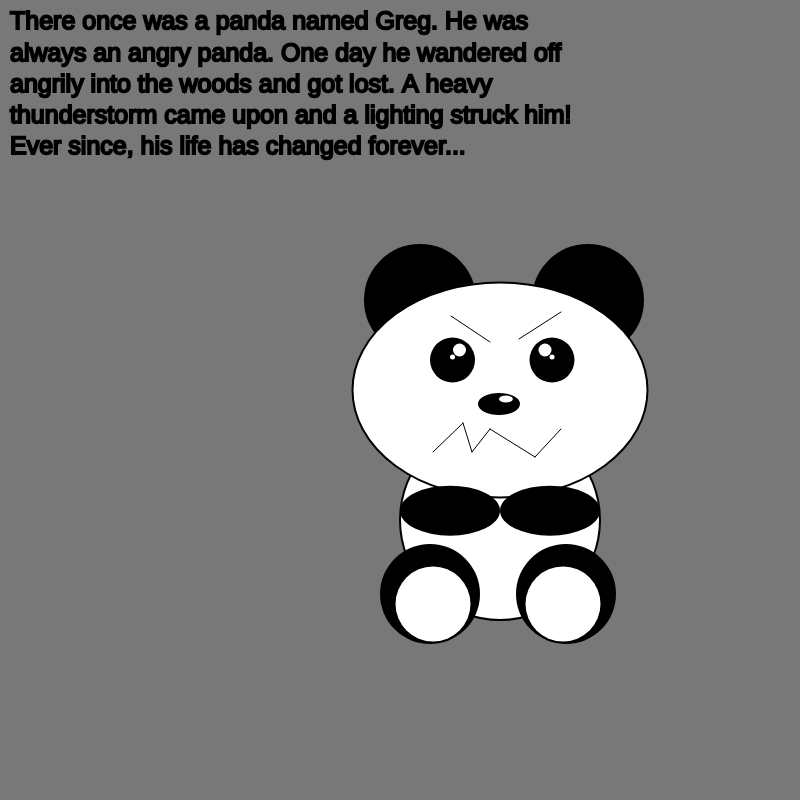
Frame 1 (no input)
Frame 60 (no input): identical to frame 1, image omitted
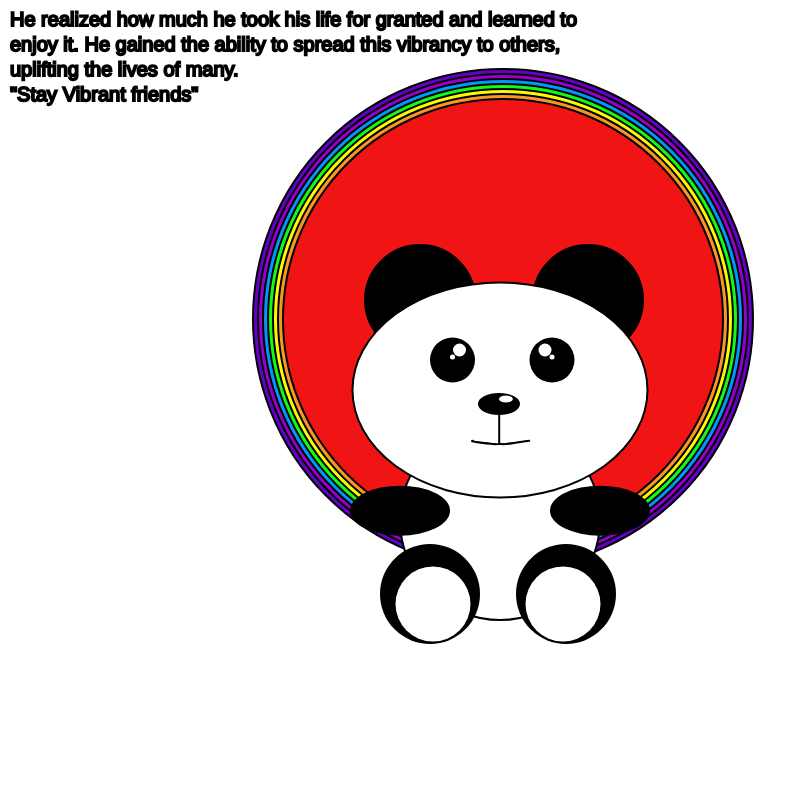
Frame 120 (the mouse pressed at the canvas centre since frame 60)

The p5.js sketch that drew these frames (run headless with seeded random() and noise() and a simulated clock; from frame 60 on, the mouse is pressed at the canvas centre):

// p5.js sketch
// ── sketch.js
var drops = [];
var axisY = 1;
var axisX = 0;
var c1, c2;

function setup() {
  createCanvas(800, 800, P2D);
  for (var i = 0; i < 400; i++) {
    drops[i] = new Drop();
  }
  c1 = color(30, 30, 50);
  c2 = color(0, 150);
}

//Create thunderbolts
setInterval(thunder, 3500);

function thunder() {
  stroke(255, 255, 180, 150);
  strokeWeight(random(1, 4));
  noFill();
  frameRate(12);
  beginShape();
  vertex(random(0, width), 0);
  vertex(random(0, width), height / 10);
  vertex(random(0, width), height / 8);
  vertex(random(0, width), height / 6);
  vertex(random(0, width), height / 4);
  vertex(width / 2 + 100, height / 2);
  endShape();
}

function Drop() {
  //display drops
  this.x = random(0, width);
  this.y = random(-10, height);
  this.d = 2;
  this.h = random(2, 10);
  this.col = map(this.h, 2, 10, 100, 255);

  this.show = function() {
    noStroke();
    fill(this.col, 100);
    ellipse(this.x, this.y, this.d, this.h);
  }

  //move object
  this.vel = 0;
  this.grv = map(this.h, 2, 10, 3, 10);
  this.off = map(this.h, 2, 10, height / 2, height);

  this.move = function() {
    this.y += this.vel;
    this.vel = this.grv;
    if (this.y > this.off) {
      this.y = -10;
    }
  }
}

function draw() {
  // put drawing code here
  background(120)
  strokeWeight(2);
  stroke(0);

  if (mouseIsPressed) {
    // this is the "pressed" state
    background(255)

    textSize(20)
    let s = 'He realized how much he took his life for granted and learned to enjoy it. He gained the ability to spread this vibrancy to others, uplifting the lives of many.                                                                    "Stay Vibrant friends"';
    fill(0);
    text(s, 10, 10, 600, 150);

    X = mouseY - 100

    //violet
    fill(100, 0, 200, X)
    ellipse(503, 319, 500, 500)
    //indigo
    fill(150, 0, 200, X)
    ellipse(503, 319, 490, 490)
    //blue
    fill(0, 150, 250, X)
    ellipse(503, 319, 480, 480)
    //green
    fill(20, 250, 20, X)
    ellipse(503, 319, 470, 470)
    //yellow
    fill(250, 250, 0, X)
    ellipse(503, 319, 460, 460)
    //orange
    fill(250, 150, 40, X)
    ellipse(503, 319, 450, 450)
    //red
    fill(240, 20, 20, X)
    ellipse(503, 319, 440, 440)

    fill(0);
    ellipse(588, 300, 110, 110);

    fill(0);
    ellipse(420, 300, 110, 110);
    //body
    fill(255);
    ellipse(500, 520, 200, 200);
    //head
    fill(255);
    ellipse(500, 390, 295, 215);

    fill(0);
    ellipse(499, 404, 40, 20);

    line(499.20001220703125, 413.73333740234375, 499.20001220703125, 443.73333740234375)

    curve(482.20001220703125, 428.73333740234375, 499.20001220703125, 443.73333740234375, 529.2000122070312, 440.73333740234375, 547.2000122070312, 441.73333740234375)

    curve(482.20001220703125, 428.73333740234375, 499.20001220703125, 443.73333740234375, 473.2000122070312, 440.73333740234375, 547.2000122070312, 441.73333740234375)

    //eyes
    fill(0);
    strokeWeight(1);

    fill(255);
    ellipse(506, 399, 15, 8);

    noStroke();
    fill(255);
    ellipse(450, 362, 58, 58);

    fill(255);
    ellipse(555, 362, 58, 58);

    fill(0);
    ellipse(452.5, 360, 45, 45);

    fill(0);
    ellipse(552, 360, 45, 45);

    fill(255);
    ellipse(459.5, 350, 13, 13);

    fill(255);
    ellipse(545, 350, 13, 13);

    fill(255);
    ellipse(452.5, 357, 5, 5);

    fill(255);
    ellipse(552, 357, 5, 5);

    //arms
    fill(0);
    ellipse(400, 510.6285705566406, 100, 50);

    fill(0);
    ellipse(600, 510.6285705566406, 100, 50);
    //feet black
    fill(0);
    ellipse(566, 594, 100, 100);

    fill(0);
    ellipse(430, 594, 100, 100);
    //feet white
    fill(255);
    ellipse(563, 604, 75, 75);

    fill(255);
    ellipse(433, 604, 75, 75);


  } else {
    //non-pressed state
    textSize(25)
    let s = 'There once was a panda named Greg. He was always an angry panda. One day he wandered off angrily into the woods and got lost. A heavy thunderstorm came upon and a lighting struck him! Ever since, his life has changed forever...';
    fill(0);
    text(s, 10, 10, 600, 300);

    //ears
    fill(0);
    ellipse(588, 300, 110, 110);

    fill(0);
    ellipse(420, 300, 110, 110);
    //body
    fill(255);
    ellipse(500, 520, 200, 200);
    //head
    fill(255);
    ellipse(500, 390, 295, 215);

    fill(0);
    ellipse(499, 404, 40, 20);

    //eyes
    fill(0);
    strokeWeight(1);

    fill(255);
    ellipse(506, 399, 15, 8);

    line(561, 312, 519, 339)

    line(451, 316, 490, 342)

    line(433, 452, 463, 423)

    line(463, 423, 472, 452)

    line(472, 452, 490, 429)

    line(490, 429, 535, 457)

    line(535, 457, 561, 429)

    noStroke();
    fill(255);
    ellipse(450, 362, 58, 58);

    fill(255);
    ellipse(555, 362, 58, 58);

    fill(0);
    ellipse(452.5, 360, 45, 45);

    fill(0);
    ellipse(552, 360, 45, 45);

    fill(255);
    ellipse(459.5, 350, 13, 13);

    fill(255);
    ellipse(545, 350, 13, 13);

    fill(255);
    ellipse(452.5, 357, 5, 5);

    fill(255);
    ellipse(552, 357, 5, 5);

    //arms
    fill(0);
    ellipse(450, 510.6285705566406, 100, 50);

    fill(0);
    ellipse(550, 510.6285705566406, 100, 50);
    //feet black
    fill(0);
    ellipse(566, 594, 100, 100);

    fill(0);
    ellipse(430, 594, 100, 100);
    //feet white
    fill(255);
    ellipse(563, 604, 75, 75);

    fill(255);
    ellipse(433, 604, 75, 75);

  }

}

function mousePressed() {
  console.log(mouseX + ", " + mouseY);
}
